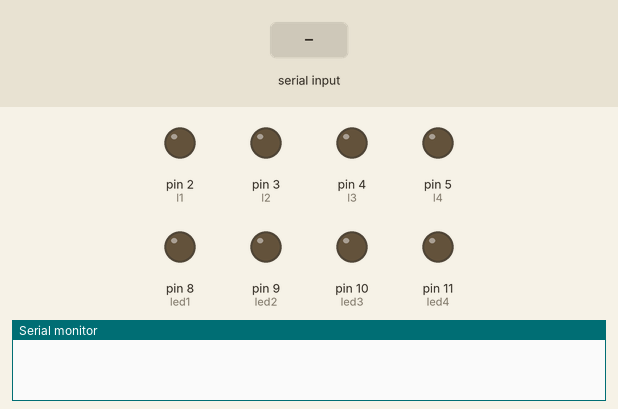
Recording of a sketch running on a simulated Arduino Uno, built with avr-gcc and run on an emulated ATmega328P. Shown: output pins drawn as LEDs (lit = HIGH), the last lines printed to the serial monitor. The test bench sets the inputs (shaded band).

Above: at 1.2 s.
1.3 s: "f" received over the second serial link
At 1.9 s:
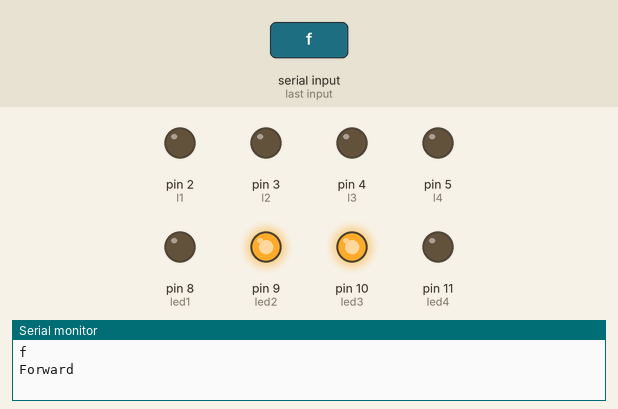
2.8 s: "b" received over the second serial link
At 4.0 s:
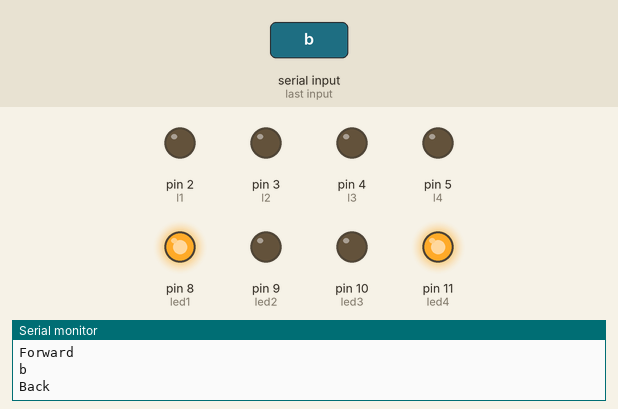
4.3 s: "r" received over the second serial link
At 5.4 s:
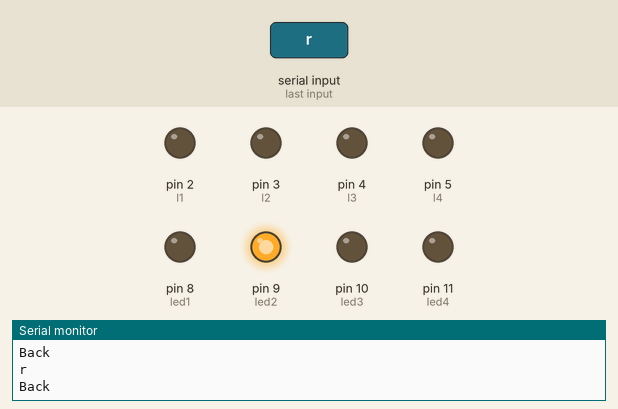
5.8 s: "l" received over the second serial link
At 6.5 s:
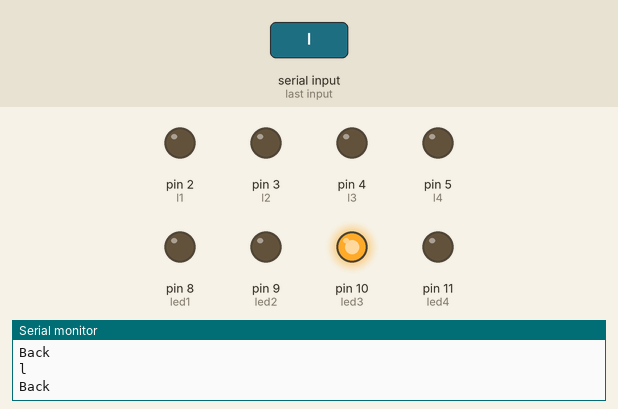
7.3 s: "1" received over the second serial link
At 7.7 s:
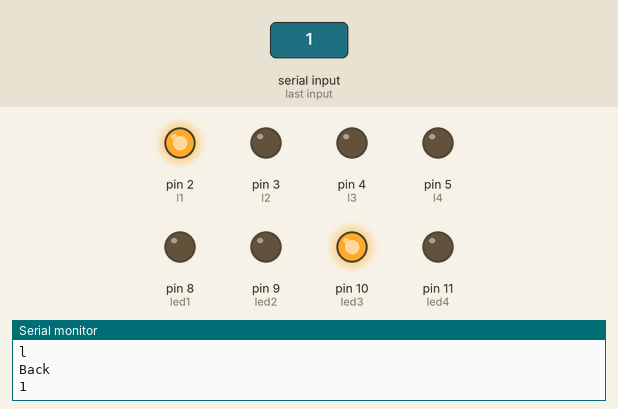
8.8 s: "x" received over the second serial link
At 10.0 s:
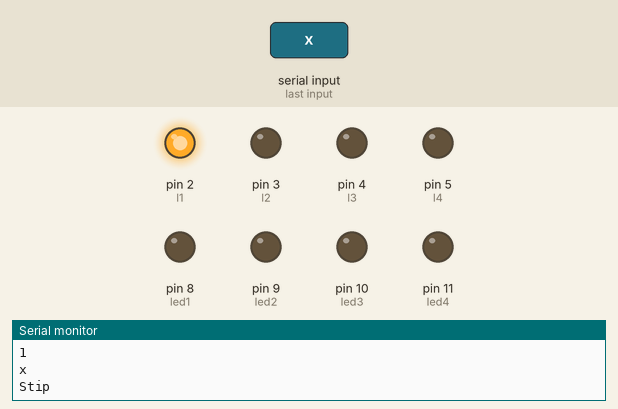
Timing chart, 0 to 11.3 s (numbered marks = the images above; inputs shaded):
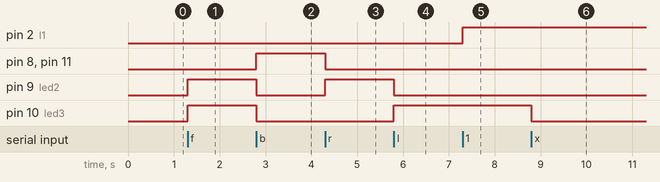

The sketch:

car1.ino
```cpp
#include <SoftwareSerial.h>
SoftwareSerial BT(0,1);

int led1 =8;
int led2 =9;
int led3 =10;
int led4 =11;

int l1=2;
int l2=3;
int l3=4;
int l4=5;


void setup() {
  // put your setup code here, to run once:
pinMode(led1,OUTPUT);
pinMode(led2,OUTPUT);
pinMode(led3,OUTPUT);
pinMode(led4,OUTPUT);

pinMode(l1,OUTPUT);
pinMode(l2,OUTPUT);
pinMode(l3,OUTPUT);
pinMode(l4,OUTPUT);

  BT.begin(9600);
  BT.println("Hello from Arduino");
  Serial.begin(9600);
}

char value;
void loop() {
  // put your main code here, to run repeatedly:

  if(BT.available()>0)
  {
    value=BT.read();

    Serial.println(value);

    if(value=='f')
    {
      digitalWrite(led2,HIGH);
      digitalWrite(led3,HIGH);

      digitalWrite(led1,LOW);
      digitalWrite(led4,LOW);
      Serial.println("Forward");
     }

    if(value=='b')
    {

      Serial.println("Back");
      digitalWrite(led2,LOW);
      digitalWrite(led3,LOW);

      digitalWrite(led1,HIGH);
      digitalWrite(led4,HIGH);
     }

    if(value=='r')
    {

      Serial.println("Back");
      digitalWrite(led2,HIGH);
      digitalWrite(led3,LOW);

      digitalWrite(led1,LOW);
      digitalWrite(led4,LOW);
     }

    if(value=='l')
    {

      Serial.println("Back");
      digitalWrite(led2,LOW);
      digitalWrite(led3,HIGH);

      digitalWrite(led1,LOW);
      digitalWrite(led4,LOW);
     }

      if(value=='x')
    {

      Serial.println("Stip");
      digitalWrite(led2,LOW);
      digitalWrite(led3,LOW);

      digitalWrite(led1,LOW);
      digitalWrite(led4,LOW);
     }


     if(value=='z')
    {

      Serial.println("Stip");
      digitalWrite(l1,LOW);
      digitalWrite(l2,LOW);

      digitalWrite(l3,LOW);
      digitalWrite(l4,LOW);
     }

     if(value=='1')
     {
      digitalWrite(l1,HIGH);
      }

    if(value=='2')
     {
      digitalWrite(l2,HIGH);
      }
      if(value=='3')
     {
      digitalWrite(l3,HIGH);
      }
      if(value=='4')
     {
      digitalWrite(l4,HIGH);
      }


    }


}
```

Measured:
- after the input at 1.3 s, pin 9 (led2), pin 10 (led3): LOW → HIGH at once
- after the input at 2.8 s, pin 8 (led1), pin 11 (led4): LOW → HIGH at once; pin 9 (led2), pin 10 (led3): HIGH → LOW at once
- after the input at 4.3 s, pin 8 (led1), pin 11 (led4): HIGH → LOW at once; pin 9 (led2): LOW → HIGH at once
- after the input at 5.8 s, pin 9 (led2): HIGH → LOW at once; pin 10 (led3): LOW → HIGH at once
- after the input at 7.3 s, pin 2 (l1): LOW → HIGH at once
- after the input at 8.8 s, pin 10 (led3): HIGH → LOW at once
